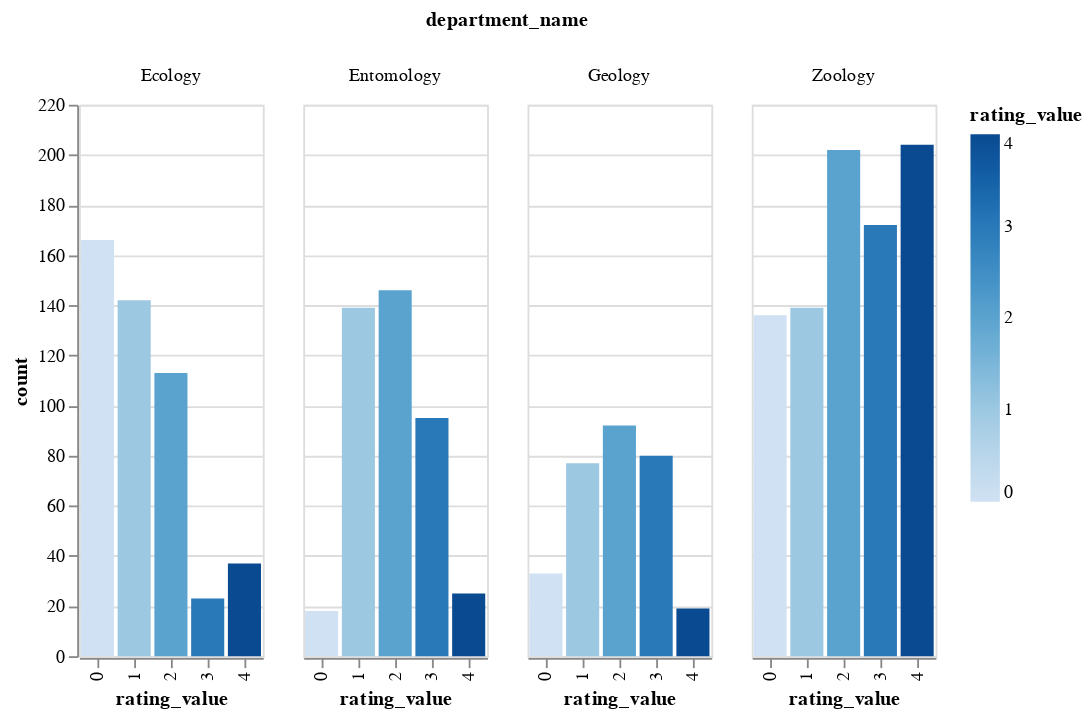

The code cell stored with this chart in its notebook:
### Code cell
alt.Chart(department_ratings).mark_bar().encode(
    x='rating_value:N',
    y='count:Q',
    color='rating_value',
    column='department_name'
)

### Figure 1 — Vega-Lite specification as saved in the notebook (floating-point values rounded to 4 significant figures)
{"config": {"view": {"continuousWidth": 300, "continuousHeight": 300}}, "data": {"name": "data-c8a3c2a136061702c769ee9a3bc6f3f9"}, "mark": {"type": "bar"}, "encoding": {"color": {"field": "rating_value", "type": "quantitative"}, "column": {"field": "department_name", "type": "nominal"}, "x": {"field": "rating_value", "type": "nominal"}, "y": {"field": "count", "type": "quantitative"}}, "$schema": "https://vega.github.io/schema/vega-lite/v5.20.1.json", "datasets": {"data-c8a3c2a136061702c769ee9a3bc6f3f9": [{"department_name": "Ecology", "rating_value": 0.0, "count": 166}, {"department_name": "Ecology", "rating_value": 1.0, "count": 142}, {"department_name": "Ecology", "rating_value": 2.0, "count": 113}, {"department_name": "Ecology", "rating_value": 4.0, "count": 37}, {"department_name": "Ecology", "rating_value": 3.0, "count": 23}, {"department_name": "Entomology", "rating_value": 2.0, "count": 146}, {"department_name": "Entomology", "rating_value": 1.0, "count": 139}, {"department_name": "Entomology", "rating_value": 3.0, "count": 95}, {"department_name": "Entomology", "rating_value": 4.0, "count": 25}, {"department_name": "Entomology", "rating_value": 0.0, "count": 18}, {"department_name": "Geology", "rating_value": 2.0, "count": 92}, {"department_name": "Geology", "rating_value": 3.0, "count": 80}, {"department_name": "Geology", "rating_value": 1.0, "count": 77}, {"department_name": "Geology", "rating_value": 0.0, "count": 33}, {"department_name": "Geology", "rating_value": 4.0, "count": 19}, {"department_name": "Zoology", "rating_value": 4.0, "count": 204}, {"department_name": "Zoology", "rating_value": 2.0, "count": 202}, {"department_name": "Zoology", "rating_value": 3.0, "count": 172}, {"department_name": "Zoology", "rating_value": 1.0, "count": 139}, {"department_name": "Zoology", "rating_value": 0.0, "count": 136}]}}
